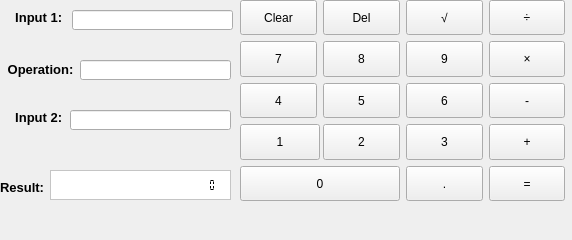
<?xml version="1.0" encoding="UTF-8"?>
<ui version="4.0">
 <class>Calculator</class>
 <widget class="QMainWindow" name="Calculator">
  <property name="geometry">
   <rect>
    <x>0</x>
    <y>0</y>
    <width>572</width>
    <height>240</height>
   </rect>
  </property>
  <property name="sizePolicy">
   <sizepolicy hsizetype="Expanding" vsizetype="Expanding">
    <horstretch>0</horstretch>
    <verstretch>0</verstretch>
   </sizepolicy>
  </property>
  <property name="windowTitle">
   <string>Green's Calculator</string>
  </property>
  <widget class="QWidget" name="centralwidget">
   <property name="sizePolicy">
    <sizepolicy hsizetype="Expanding" vsizetype="Expanding">
     <horstretch>0</horstretch>
     <verstretch>0</verstretch>
    </sizepolicy>
   </property>
   <widget class="QLCDNumber" name="result">
    <property name="geometry">
     <rect>
      <x>50</x>
      <y>170</y>
      <width>181</width>
      <height>30</height>
     </rect>
    </property>
    <property name="minimumSize">
     <size>
      <width>0</width>
      <height>30</height>
     </size>
    </property>
    <property name="font">
     <font>
      <family>Arial</family>
      <pointsize>8</pointsize>
      <weight>9</weight>
      <italic>false</italic>
      <bold>false</bold>
     </font>
    </property>
    <property name="styleSheet">
     <string notr="true">background-color: rgb(255, 255, 255);
font: 75 8pt &quot;Arial&quot;;</string>
    </property>
    <property name="frameShape">
     <enum>QFrame::StyledPanel</enum>
    </property>
    <property name="digitCount">
     <number>25</number>
    </property>
    <property name="segmentStyle">
     <enum>QLCDNumber::Flat</enum>
    </property>
   </widget>
   <widget class="QLineEdit" name="Input1">
    <property name="geometry">
     <rect>
      <x>72</x>
      <y>10</y>
      <width>161</width>
      <height>20</height>
     </rect>
    </property>
    <property name="focusPolicy">
     <enum>Qt::NoFocus</enum>
    </property>
    <property name="frame">
     <bool>true</bool>
    </property>
    <property name="readOnly">
     <bool>false</bool>
    </property>
   </widget>
   <widget class="QLineEdit" name="Input2">
    <property name="geometry">
     <rect>
      <x>70</x>
      <y>110</y>
      <width>161</width>
      <height>20</height>
     </rect>
    </property>
    <property name="focusPolicy">
     <enum>Qt::NoFocus</enum>
    </property>
    <property name="readOnly">
     <bool>false</bool>
    </property>
   </widget>
   <widget class="QLabel" name="input1Label">
    <property name="geometry">
     <rect>
      <x>10</x>
      <y>10</y>
      <width>61</width>
      <height>16</height>
     </rect>
    </property>
    <property name="text">
     <string>&lt;html&gt;&lt;head/&gt;&lt;body&gt;&lt;p align=&quot;center&quot;&gt;&lt;span style=&quot; font-size:10pt; font-weight:600;&quot;&gt;Input 1: &lt;/span&gt;&lt;/p&gt;&lt;/body&gt;&lt;/html&gt;</string>
    </property>
   </widget>
   <widget class="QLabel" name="input2Label">
    <property name="geometry">
     <rect>
      <x>10</x>
      <y>110</y>
      <width>61</width>
      <height>16</height>
     </rect>
    </property>
    <property name="text">
     <string>&lt;html&gt;&lt;head/&gt;&lt;body&gt;&lt;p align=&quot;center&quot;&gt;&lt;span style=&quot; font-size:10pt; font-weight:600;&quot;&gt;Input 2: &lt;/span&gt;&lt;/p&gt;&lt;/body&gt;&lt;/html&gt;</string>
    </property>
   </widget>
   <widget class="QLabel" name="resultLabel">
    <property name="geometry">
     <rect>
      <x>0</x>
      <y>180</y>
      <width>47</width>
      <height>13</height>
     </rect>
    </property>
    <property name="text">
     <string>&lt;html&gt;&lt;head/&gt;&lt;body&gt;&lt;p align=&quot;center&quot;&gt;&lt;span style=&quot; font-size:10pt; font-weight:600;&quot;&gt;Result: &lt;/span&gt;&lt;/p&gt;&lt;/body&gt;&lt;/html&gt;</string>
    </property>
   </widget>
   <widget class="QWidget" name="layoutWidget">
    <property name="geometry">
     <rect>
      <x>240</x>
      <y>0</y>
      <width>325</width>
      <height>201</height>
     </rect>
    </property>
    <layout class="QGridLayout" name="gridLayout" rowstretch="0,0,0,0,0" columnstretch="0,0,0,0">
     <property name="sizeConstraint">
      <enum>QLayout::SetDefaultConstraint</enum>
     </property>
     <item row="4" column="2">
      <widget class="QPushButton" name="btnDot">
       <property name="sizePolicy">
        <sizepolicy hsizetype="Expanding" vsizetype="Expanding">
         <horstretch>0</horstretch>
         <verstretch>0</verstretch>
        </sizepolicy>
       </property>
       <property name="focusPolicy">
        <enum>Qt::NoFocus</enum>
       </property>
       <property name="text">
        <string>.</string>
       </property>
       <property name="shortcut">
        <string>.</string>
       </property>
       <attribute name="buttonGroup">
        <string notr="true">inputGroup</string>
       </attribute>
      </widget>
     </item>
     <item row="4" column="3">
      <widget class="QPushButton" name="btnEquals">
       <property name="sizePolicy">
        <sizepolicy hsizetype="Expanding" vsizetype="Expanding">
         <horstretch>0</horstretch>
         <verstretch>0</verstretch>
        </sizepolicy>
       </property>
       <property name="focusPolicy">
        <enum>Qt::NoFocus</enum>
       </property>
       <property name="accessibleName">
        <string>equals</string>
       </property>
       <property name="text">
        <string>=</string>
       </property>
       <property name="shortcut">
        <string>=</string>
       </property>
      </widget>
     </item>
     <item row="0" column="2">
      <widget class="QPushButton" name="btnSqrt">
       <property name="sizePolicy">
        <sizepolicy hsizetype="Expanding" vsizetype="Expanding">
         <horstretch>0</horstretch>
         <verstretch>0</verstretch>
        </sizepolicy>
       </property>
       <property name="focusPolicy">
        <enum>Qt::NoFocus</enum>
       </property>
       <property name="accessibleName">
        <string>square root</string>
       </property>
       <property name="text">
        <string>√</string>
       </property>
       <property name="shortcut">
        <string>R</string>
       </property>
       <attribute name="buttonGroup">
        <string notr="true">operationGroup</string>
       </attribute>
      </widget>
     </item>
     <item row="1" column="0">
      <widget class="QPushButton" name="btn7">
       <property name="sizePolicy">
        <sizepolicy hsizetype="Expanding" vsizetype="Expanding">
         <horstretch>0</horstretch>
         <verstretch>0</verstretch>
        </sizepolicy>
       </property>
       <property name="focusPolicy">
        <enum>Qt::NoFocus</enum>
       </property>
       <property name="text">
        <string>7</string>
       </property>
       <property name="shortcut">
        <string>7</string>
       </property>
       <attribute name="buttonGroup">
        <string notr="true">inputGroup</string>
       </attribute>
      </widget>
     </item>
     <item row="0" column="3">
      <widget class="QPushButton" name="btnDivide">
       <property name="sizePolicy">
        <sizepolicy hsizetype="Expanding" vsizetype="Expanding">
         <horstretch>0</horstretch>
         <verstretch>0</verstretch>
        </sizepolicy>
       </property>
       <property name="focusPolicy">
        <enum>Qt::NoFocus</enum>
       </property>
       <property name="accessibleName">
        <string>division</string>
       </property>
       <property name="text">
        <string>÷</string>
       </property>
       <property name="shortcut">
        <string>/</string>
       </property>
       <attribute name="buttonGroup">
        <string notr="true">operationGroup</string>
       </attribute>
      </widget>
     </item>
     <item row="1" column="3">
      <widget class="QPushButton" name="btnMultiply">
       <property name="sizePolicy">
        <sizepolicy hsizetype="Expanding" vsizetype="Expanding">
         <horstretch>0</horstretch>
         <verstretch>0</verstretch>
        </sizepolicy>
       </property>
       <property name="focusPolicy">
        <enum>Qt::NoFocus</enum>
       </property>
       <property name="accessibleName">
        <string>multiplication</string>
       </property>
       <property name="text">
        <string>×</string>
       </property>
       <property name="shortcut">
        <string>*</string>
       </property>
       <attribute name="buttonGroup">
        <string notr="true">operationGroup</string>
       </attribute>
      </widget>
     </item>
     <item row="2" column="1">
      <widget class="QPushButton" name="btn5">
       <property name="sizePolicy">
        <sizepolicy hsizetype="Expanding" vsizetype="Expanding">
         <horstretch>0</horstretch>
         <verstretch>0</verstretch>
        </sizepolicy>
       </property>
       <property name="focusPolicy">
        <enum>Qt::NoFocus</enum>
       </property>
       <property name="text">
        <string>5</string>
       </property>
       <property name="shortcut">
        <string>5</string>
       </property>
       <attribute name="buttonGroup">
        <string notr="true">inputGroup</string>
       </attribute>
      </widget>
     </item>
     <item row="3" column="0">
      <widget class="QPushButton" name="btn1">
       <property name="sizePolicy">
        <sizepolicy hsizetype="Expanding" vsizetype="Expanding">
         <horstretch>0</horstretch>
         <verstretch>0</verstretch>
        </sizepolicy>
       </property>
       <property name="minimumSize">
        <size>
         <width>80</width>
         <height>0</height>
        </size>
       </property>
       <property name="sizeIncrement">
        <size>
         <width>5</width>
         <height>5</height>
        </size>
       </property>
       <property name="baseSize">
        <size>
         <width>10</width>
         <height>10</height>
        </size>
       </property>
       <property name="focusPolicy">
        <enum>Qt::NoFocus</enum>
       </property>
       <property name="text">
        <string>1</string>
       </property>
       <property name="shortcut">
        <string>1</string>
       </property>
       <property name="flat">
        <bool>false</bool>
       </property>
       <attribute name="buttonGroup">
        <string notr="true">inputGroup</string>
       </attribute>
      </widget>
     </item>
     <item row="1" column="2">
      <widget class="QPushButton" name="btn9">
       <property name="sizePolicy">
        <sizepolicy hsizetype="Expanding" vsizetype="Expanding">
         <horstretch>0</horstretch>
         <verstretch>0</verstretch>
        </sizepolicy>
       </property>
       <property name="focusPolicy">
        <enum>Qt::NoFocus</enum>
       </property>
       <property name="text">
        <string>9</string>
       </property>
       <property name="shortcut">
        <string>9</string>
       </property>
       <attribute name="buttonGroup">
        <string notr="true">inputGroup</string>
       </attribute>
      </widget>
     </item>
     <item row="0" column="1">
      <widget class="QPushButton" name="btnDelete">
       <property name="sizePolicy">
        <sizepolicy hsizetype="Expanding" vsizetype="Expanding">
         <horstretch>0</horstretch>
         <verstretch>0</verstretch>
        </sizepolicy>
       </property>
       <property name="focusPolicy">
        <enum>Qt::NoFocus</enum>
       </property>
       <property name="accessibleName">
        <string>delete</string>
       </property>
       <property name="text">
        <string>Del</string>
       </property>
       <property name="shortcut">
        <string>Del</string>
       </property>
      </widget>
     </item>
     <item row="2" column="0">
      <widget class="QPushButton" name="btn4">
       <property name="sizePolicy">
        <sizepolicy hsizetype="Expanding" vsizetype="Expanding">
         <horstretch>0</horstretch>
         <verstretch>0</verstretch>
        </sizepolicy>
       </property>
       <property name="focusPolicy">
        <enum>Qt::NoFocus</enum>
       </property>
       <property name="text">
        <string>4</string>
       </property>
       <property name="shortcut">
        <string>4</string>
       </property>
       <attribute name="buttonGroup">
        <string notr="true">inputGroup</string>
       </attribute>
      </widget>
     </item>
     <item row="1" column="1">
      <widget class="QPushButton" name="btn8">
       <property name="sizePolicy">
        <sizepolicy hsizetype="Expanding" vsizetype="Expanding">
         <horstretch>0</horstretch>
         <verstretch>0</verstretch>
        </sizepolicy>
       </property>
       <property name="focusPolicy">
        <enum>Qt::NoFocus</enum>
       </property>
       <property name="text">
        <string>8</string>
       </property>
       <property name="shortcut">
        <string>8</string>
       </property>
       <attribute name="buttonGroup">
        <string notr="true">inputGroup</string>
       </attribute>
      </widget>
     </item>
     <item row="0" column="0">
      <widget class="QPushButton" name="btnClear">
       <property name="sizePolicy">
        <sizepolicy hsizetype="Expanding" vsizetype="Expanding">
         <horstretch>0</horstretch>
         <verstretch>0</verstretch>
        </sizepolicy>
       </property>
       <property name="focusPolicy">
        <enum>Qt::NoFocus</enum>
       </property>
       <property name="accessibleName">
        <string>clear</string>
       </property>
       <property name="text">
        <string>Clear</string>
       </property>
       <property name="shortcut">
        <string>Ctrl+Del</string>
       </property>
      </widget>
     </item>
     <item row="2" column="2">
      <widget class="QPushButton" name="btn6">
       <property name="sizePolicy">
        <sizepolicy hsizetype="Expanding" vsizetype="Expanding">
         <horstretch>0</horstretch>
         <verstretch>0</verstretch>
        </sizepolicy>
       </property>
       <property name="focusPolicy">
        <enum>Qt::NoFocus</enum>
       </property>
       <property name="text">
        <string>6</string>
       </property>
       <property name="shortcut">
        <string>6</string>
       </property>
       <attribute name="buttonGroup">
        <string notr="true">inputGroup</string>
       </attribute>
      </widget>
     </item>
     <item row="2" column="3">
      <widget class="QPushButton" name="btnMinus">
       <property name="sizePolicy">
        <sizepolicy hsizetype="Expanding" vsizetype="Expanding">
         <horstretch>0</horstretch>
         <verstretch>0</verstretch>
        </sizepolicy>
       </property>
       <property name="focusPolicy">
        <enum>Qt::NoFocus</enum>
       </property>
       <property name="accessibleName">
        <string>subtraction</string>
       </property>
       <property name="text">
        <string>-</string>
       </property>
       <property name="shortcut">
        <string>-</string>
       </property>
       <attribute name="buttonGroup">
        <string notr="true">operationGroup</string>
       </attribute>
      </widget>
     </item>
     <item row="3" column="1">
      <widget class="QPushButton" name="btn2">
       <property name="sizePolicy">
        <sizepolicy hsizetype="Expanding" vsizetype="Expanding">
         <horstretch>0</horstretch>
         <verstretch>0</verstretch>
        </sizepolicy>
       </property>
       <property name="focusPolicy">
        <enum>Qt::NoFocus</enum>
       </property>
       <property name="text">
        <string>2</string>
       </property>
       <property name="shortcut">
        <string>2</string>
       </property>
       <attribute name="buttonGroup">
        <string notr="true">inputGroup</string>
       </attribute>
      </widget>
     </item>
     <item row="3" column="2">
      <widget class="QPushButton" name="btn3">
       <property name="sizePolicy">
        <sizepolicy hsizetype="Expanding" vsizetype="Expanding">
         <horstretch>0</horstretch>
         <verstretch>0</verstretch>
        </sizepolicy>
       </property>
       <property name="focusPolicy">
        <enum>Qt::NoFocus</enum>
       </property>
       <property name="text">
        <string>3</string>
       </property>
       <property name="shortcut">
        <string>3</string>
       </property>
       <attribute name="buttonGroup">
        <string notr="true">inputGroup</string>
       </attribute>
      </widget>
     </item>
     <item row="3" column="3">
      <widget class="QPushButton" name="btnAdd">
       <property name="sizePolicy">
        <sizepolicy hsizetype="Expanding" vsizetype="Expanding">
         <horstretch>0</horstretch>
         <verstretch>0</verstretch>
        </sizepolicy>
       </property>
       <property name="focusPolicy">
        <enum>Qt::NoFocus</enum>
       </property>
       <property name="accessibleName">
        <string>addition</string>
       </property>
       <property name="text">
        <string>+</string>
       </property>
       <property name="shortcut">
        <string>+</string>
       </property>
       <attribute name="buttonGroup">
        <string notr="true">operationGroup</string>
       </attribute>
      </widget>
     </item>
     <item row="4" column="0" colspan="2">
      <widget class="QPushButton" name="btn0">
       <property name="sizePolicy">
        <sizepolicy hsizetype="Expanding" vsizetype="Expanding">
         <horstretch>0</horstretch>
         <verstretch>0</verstretch>
        </sizepolicy>
       </property>
       <property name="focusPolicy">
        <enum>Qt::NoFocus</enum>
       </property>
       <property name="text">
        <string>0</string>
       </property>
       <property name="shortcut">
        <string>0</string>
       </property>
       <attribute name="buttonGroup">
        <string notr="true">inputGroup</string>
       </attribute>
      </widget>
     </item>
    </layout>
   </widget>
   <widget class="QLineEdit" name="operrand">
    <property name="geometry">
     <rect>
      <x>80</x>
      <y>60</y>
      <width>151</width>
      <height>20</height>
     </rect>
    </property>
    <property name="mouseTracking">
     <bool>false</bool>
    </property>
    <property name="readOnly">
     <bool>true</bool>
    </property>
   </widget>
   <widget class="QLabel" name="operrandLabel">
    <property name="geometry">
     <rect>
      <x>0</x>
      <y>60</y>
      <width>81</width>
      <height>20</height>
     </rect>
    </property>
    <property name="text">
     <string>&lt;html&gt;&lt;head/&gt;&lt;body&gt;&lt;p align=&quot;center&quot;&gt;&lt;span style=&quot; font-size:10pt; font-weight:600;&quot;&gt;Operation:&lt;/span&gt;&lt;/p&gt;&lt;/body&gt;&lt;/html&gt;</string>
    </property>
   </widget>
  </widget>
  <widget class="QMenuBar" name="menubar">
   <property name="geometry">
    <rect>
     <x>0</x>
     <y>0</y>
     <width>572</width>
     <height>21</height>
    </rect>
   </property>
  </widget>
 </widget>
 <resources/>
 <connections/>
 <buttongroups>
  <buttongroup name="inputGroup"/>
  <buttongroup name="operationGroup"/>
 </buttongroups>
</ui>
